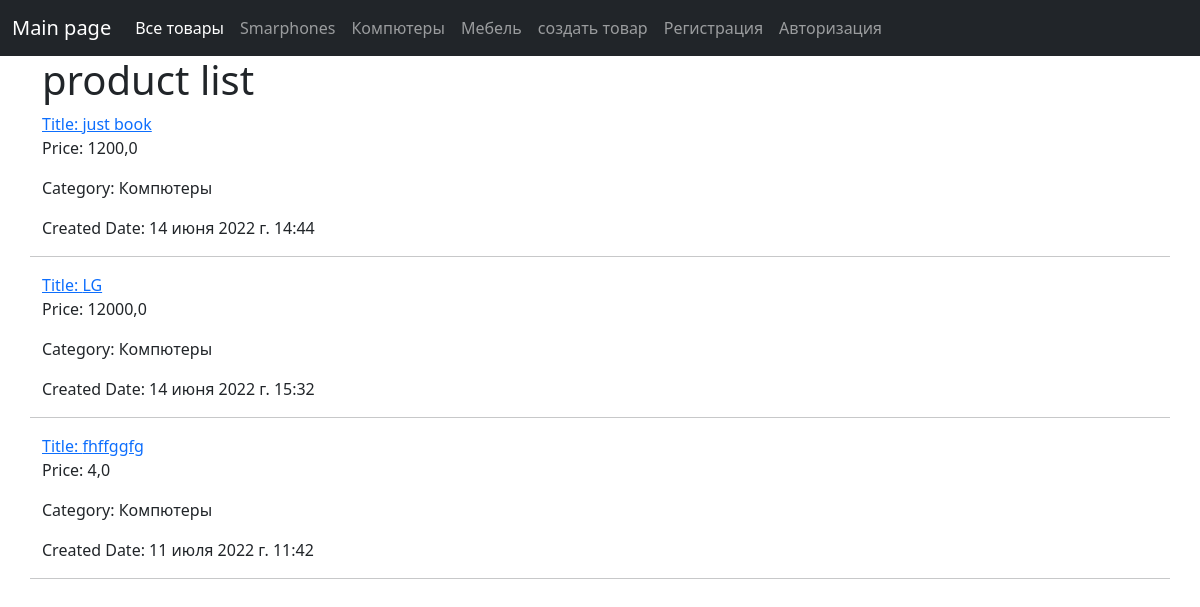
The app's page /category/2/products/ with its own data.
### main/models.py (models this page shows, shortened)
class Category(models.Model):
    class Meta:
        verbose_name = 'категория'
        verbose_name_plural = 'категории'
    name = models.CharField(max_length=100, verbose_name='Названия')

class Product(models.Model):
    class Meta:
        verbose_name = 'товар'
        verbose_name_plural = 'товары'
    category = models.ForeignKey(Category, on_delete=models.CASCADE,
                                 null=True, verbose_name='Категории')
    tags = models.ManyToManyField(Tag, blank=True, verbose_name='Тэги')
    name = models.CharField(max_length=1000, unique=True, verbose_name='Названия')
    description = models.TextField(blank=True, verbose_name='Названия')
    price = models.FloatField(verbose_name='Цена (в долларах)')
    is_active = models.BooleanField(default=True, verbose_name='Активен')
    created_at = models.DateTimeField(auto_now_add=True, verbose_name='Дата создания')
    updated_at = models.DateTimeField(auto_now=True, verbose_name='Дата изменение')
    image = models.ImageField(upload_to='products', null=True, verbose_name='Картинка')

### main/views.py (the view)
# urls.py: path('category/<int:category_id>/products/', views.CategoryProductFilterView.as_view()),
class CategoryProductFilterView(ContextData, ListView):
    queryset = Product.objects.all()
    template_name = 'products.html'
    context_object_name = 'product_list'
    def get_queryset(self):
        return Product.objects.filter(category_id=self.request.resolver_match.kwargs['category_id'])

### main/views.py (called while the page is built)
    def get_context_data(self, *, object_list=None, **kwargs):
        context = super().get_context_data()
        context['category_list'] = Category.objects.all()
        return context

### templates/products.html (shortened to what this page needs)
{% extends 'layout.html' %}
{% block content %}
        <h1> product list</h1>
{% for product in product_list %}
     <a href="/products/{{product.id}}/">Title: {{product.name }}</a>
     <p>Price: {{product.price }}</p>
     <p>Category: {{product.category.name }}</p>
     <p>Created Date: {{product.created_at }}</p>
     <hr/>
{% endfor %}
{% endblock %}

### templates/layout.html (shortened to what this page needs)
{% load static %}
<!DOCTYPE html>
<html lang="en">
<head>
    <link rel="stylesheet" href="https://cdn.jsdelivr.net/npm/bootstrap@5.2.0-beta1/dist/css/bootstrap.min.css">
    <link rel="stylesheet" href="{% static 'css/style.css' %}">
</head>
<body>
<nav class="navbar navbar-expand-lg bg-dark navbar-dark ">
    <div class="container-fluid">
        <a class="navbar-brand" href="/">Main page</a>
        <div class="collapse navbar-collapse" id="navbarNav">
            <ul class="navbar-nav">
                <li class="nav-item">
                    <a class="nav-link active" aria-current="page" href="/products/">Все товары </a>
                </li>
                {% for category in category_list %}
                <li class="nav-item">
                    <a class="nav-link" href="/category/{{ category.id }}/products/">{{ category.name }}</a>
                </li>
                {% endfor %}
                <li class="nav-item">
                    <a class="nav-link" href="/add_product/">создать товар</a>
                </li>
                <li class="nav-item">
                    <a class="nav-link" href="/register/">Рeгистрация</a>
                </li>
                {% if user.is_anonymous %}
                <li class="nav-item">
                    <a class="nav-link" href="/login/">Авторизация</a>
                </li>
                {% else %}
                <li class="nav-item">
                    <a class="nav-link" href="/logout/">Выйти ({{ user.username }})</a>
                </li>
                {% endif %}
            </ul>
        </div>
    </div>
</nav>
<div class="container">
    <div class="row">
        {% block content %}
        {% endblock %}
    </div>
</div>
</body>
</html>

### records on screen
Category: name "Smarphones"
Category: name "Компютеры"
Category: name "Мебель"
Product: name "just book", price "1200,0", category.name "Компютеры", created_at "14 июня 2022 г. 14:44"
Product: name "LG", price "12000,0", category.name "Компютеры", created_at "14 июня 2022 г. 15:32"
Product: name "fhffggfg", price "4,0", category.name "Компютеры", created_at "11 июля 2022 г. 11:42"
